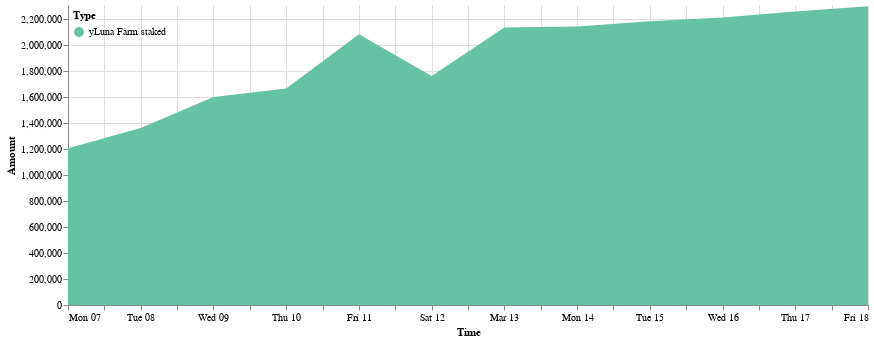

Notebook code cell kept with this figure:
### Code cell
cp.get_yluna_time_area_chart(ydp.daily_delta_stk_farm, 
               alt.Scale(scheme='set2'),
               min_date = ydp.daily_delta_stk_farm.Time.min(),
               max_date = ydp.daily_delta_stk_farm.Time.max(),
               top_padding = 10000
        ).properties(width=800).configure_view(strokeOpacity=0)

### Figure 1 — Vega-Lite specification as saved in the notebook (floating-point values rounded to 4 significant figures)
{"config": {"view": {"continuousWidth": 400, "continuousHeight": 300, "strokeOpacity": 0}}, "data": {"name": "data-44e3207aa578031ccb34a003afae9e21"}, "mark": "area", "encoding": {"color": {"field": "Type", "legend": {"direction": "vertical", "legendY": 0, "orient": "none", "padding": 5}, "scale": {"scheme": "set2"}, "type": "nominal"}, "tooltip": [{"field": "Time", "format": "%Y-%m-%d", "type": "temporal"}, {"field": "Type", "type": "nominal"}, {"field": "Amount (millions)", "type": "nominal"}], "x": {"field": "Time", "scale": {"domain": ["2022-03-07", "2022-03-18"]}, "type": "temporal"}, "y": {"field": "Amount", "scale": {"domain": [0, 2311000.0]}, "type": "quantitative"}}, "width": 800, "$schema": "https://vega.github.io/schema/vega-lite/v4.17.0.json", "datasets": {"data-44e3207aa578031ccb34a003afae9e21": [{"Time": "2022-03-07", "Amount signed": 1207000.0, "Amount": 1207000.0, "Type": "yLuna Farm staked", "Amount (millions)": "1.21M"}, {"Time": "2022-03-08", "Amount signed": 156200.0, "Amount": 1363000.0, "Type": "yLuna Farm staked", "Amount (millions)": "1.36M"}, {"Time": "2022-03-09", "Amount signed": 238400.0, "Amount": 1602000.0, "Type": "yLuna Farm staked", "Amount (millions)": "1.6M"}, {"Time": "2022-03-10", "Amount signed": 65680.0, "Amount": 1667000.0, "Type": "yLuna Farm staked", "Amount (millions)": "1.67M"}, {"Time": "2022-03-11", "Amount signed": 417700.0, "Amount": 2085000.0, "Type": "yLuna Farm staked", "Amount (millions)": "2.08M"}, {"Time": "2022-03-12", "Amount signed": -320500.0, "Amount": 1765000.0, "Type": "yLuna Farm staked", "Amount (millions)": "1.76M"}, {"Time": "2022-03-13", "Amount signed": 373900.0, "Amount": 2138000.0, "Type": "yLuna Farm staked", "Amount (millions)": "2.14M"}, {"Time": "2022-03-14", "Amount signed": 7435.0, "Amount": 2146000.0, "Type": "yLuna Farm staked", "Amount (millions)": "2.15M"}, {"Time": "2022-03-15", "Amount signed": 39120.0, "Amount": 2185000.0, "Type": "yLuna Farm staked", "Amount (millions)": "2.19M"}, {"Time": "2022-03-16", "Amount signed": 30070.0, "Amount": 2215000.0, "Type": "yLuna Farm staked", "Amount (millions)": "2.22M"}, {"Time": "2022-03-17", "Amount signed": 44860.0, "Amount": 2260000.0, "Type": "yLuna Farm staked", "Amount (millions)": "2.26M"}, {"Time": "2022-03-18", "Amount signed": 40940.0, "Amount": 2301000.0, "Type": "yLuna Farm staked", "Amount (millions)": "2.3M"}]}}
